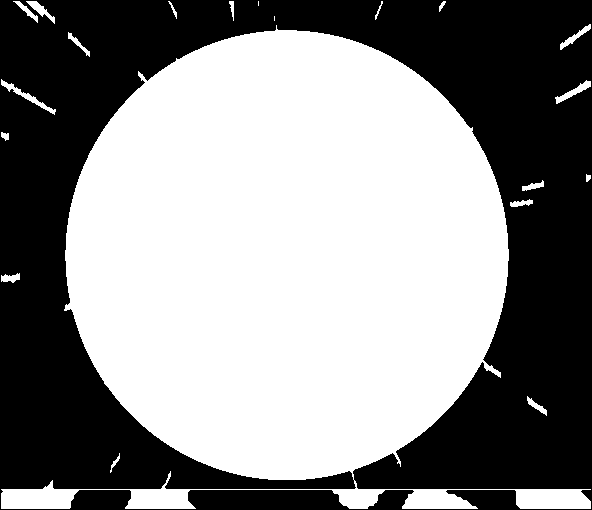
#> input picture fundamental-image-operations/closing_image.png, 592 x 510 px, given in place of the camera
$ python motion_detection_.py
#> lines starting #> are read from the running program, lines starting #| are printed output that depends on the picture; after the words box and inside, x2 and y2 are one past the last pixel; in counts of white or black regions, pixels touching at a corner belong together
#> further down, previous_frame is the input picture: shape (510, 592, 3); 54.7% white; 1 black region, box (x1, y1, x2, y2) and area: (0, 0, 592, 510) 136776
import numpy as np
import cv2

def detect_motion(current_frame, previous_frame):
    try:
        # Convert frames to grayscale
        current_frame_gray = cv2.cvtColor(current_frame, cv2.COLOR_BGR2GRAY)
        previous_frame_gray = cv2.cvtColor(previous_frame, cv2.COLOR_BGR2GRAY)

        # Apply Gaussian blur to reduce noise
        # current_frame_gray = cv2.GaussianBlur(current_frame_gray, (5, 5), 0)
        # previous_frame_gray = cv2.GaussianBlur(previous_frame_gray, (5, 5), 0)

        # Calculate absolute difference
        abs_diff = cv2.absdiff(current_frame_gray, previous_frame_gray)
#> abs_diff: shape (510, 592); every value is 0

        # Apply threshold to the difference image
        _, thresholded_diff = cv2.threshold(abs_diff, 30, 255, cv2.THRESH_BINARY)

        # Use morphological operations to remove small noise (optional but improves results)
        kernel = np.ones((3, 3), np.uint8)
        cleaned_diff = cv2.morphologyEx(thresholded_diff, cv2.MORPH_OPEN, kernel)

        # Calculate the ratio of significant pixels
        significant_pixel_count = np.sum(cleaned_diff > 0)
#> significant_pixel_count = 0
        total_pixels = cleaned_diff.size
#> total_pixels = 301920
        motion_ratio = significant_pixel_count / total_pixels
#> motion_ratio = 0

        print(f"Motion Ratio: {motion_ratio}")
#| Motion Ratio: 0.0

        # Return True if motion is significant (adjust threshold as needed)
        return motion_ratio > 0.0001

    except Exception as e:
        print(f"Error in motion detection: {str(e)}")
        return False

# Capture webcam video
cap = cv2.VideoCapture(0)

# Read the first frame
ret, previous_frame = cap.read()

try:
    while True:
        ret, current_frame = cap.read()
        if not ret:
            break

        # Detect motion
        motion_detected = detect_motion(current_frame, previous_frame)
#> motion_detected = False

        # Create a copy of the frame to avoid overwriting original with text
        frame_with_text = current_frame.copy()

        # Display the motion detection status on the frame
        text = f'Motion Detected: {motion_detected}'
#> text = 'Motion Detected: False'
        if motion_detected:
            cv2.putText(frame_with_text, text, (10, 30), cv2.FONT_HERSHEY_SIMPLEX, 1, (0, 0, 255), 2, cv2.LINE_AA)
        else:
            cv2.putText(frame_with_text, text, (10, 30), cv2.FONT_HERSHEY_SIMPLEX, 1, (0, 255, 0), 2, cv2.LINE_AA)
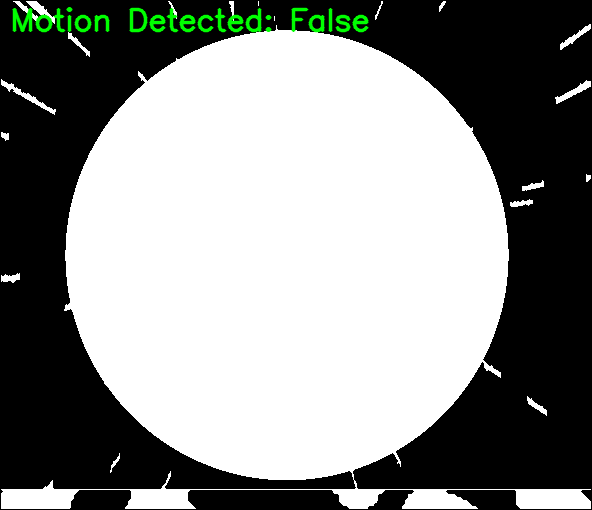
#> frame_with_text: shape (510, 592, 3); 1.37% of pixels changed, all inside (x1, y1, x2, y2) = (12, 7, 369, 33)
        # Display the current frame using OpenCV
        cv2.imshow('Webcam Feed', frame_with_text)

        # Break loop if 'q' is pressed
        if cv2.waitKey(1) & 0xFF == ord('q'):
#> (key q is pressed here)
            break

        # Update previous frame
        previous_frame = current_frame

except KeyboardInterrupt:
    print("Exiting...")

finally:
    cap.release()
    cv2.destroyAllWindows()

$ run again, on fundamental-image-operations/errosion_image.png
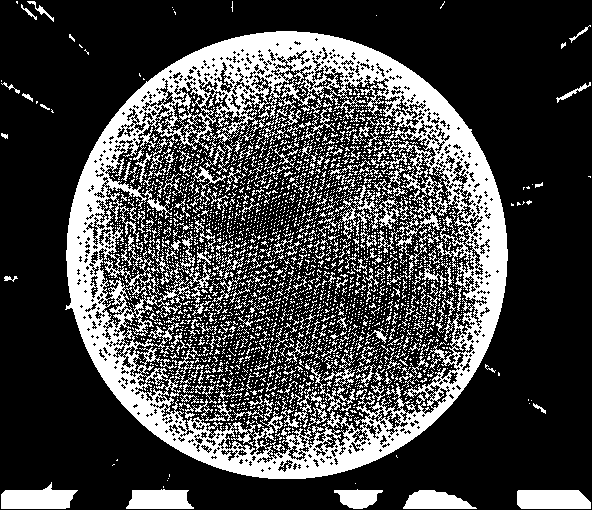
#> input picture fundamental-image-operations/errosion_image.png, 592 x 510 px, given in place of the camera
#> previous_frame is the input picture: shape (510, 592, 3); 26.8% white; 2719 white regions (2452 under 20 px), largest, box (x1, y1, x2, y2) and area: (65, 31, 508, 479) 51690, (1, 482, 78, 509) 1373, (517, 490, 591, 509) 1317
#> abs_diff: shape (510, 592); every value is 0
#> significant_pixel_count = 0
#| Motion Ratio: 0.0
#> motion_detected = False
#> text = 'Motion Detected: False'
#> `cv2.putText(frame_with_text, text, (10, 30), cv2.FONT_HERSHEY_SIMPLEX,..`:
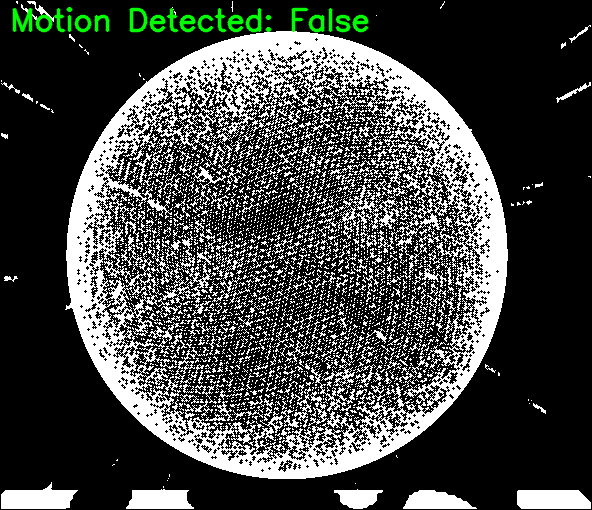
#> frame_with_text: shape (510, 592, 3); 1.37% of pixels changed, all inside (x1, y1, x2, y2) = (12, 7, 369, 33)

$ run again, on fundamental-image-operations/opening_image.png
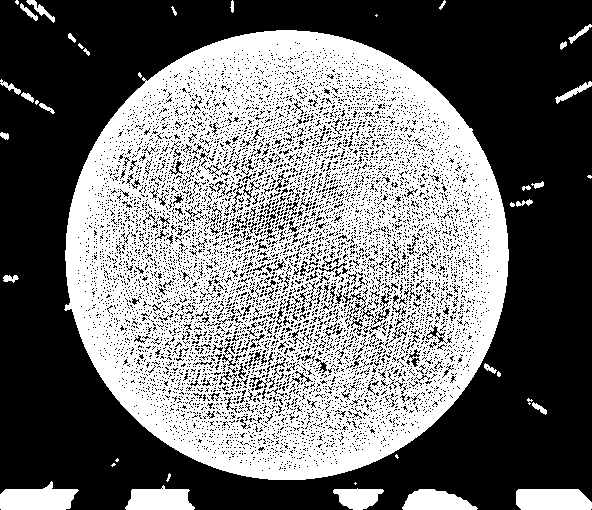
#> input picture fundamental-image-operations/opening_image.png, 592 x 510 px, given in place of the camera
#> previous_frame is the input picture: shape (510, 592, 3); 45.1% white; 40 white regions (13 under 20 px), largest, box (x1, y1, x2, y2) and area: (64, 30, 509, 480) 128344, (0, 481, 79, 510) 1560, (516, 489, 592, 510) 1486
#> abs_diff: shape (510, 592); every value is 0
#> significant_pixel_count = 0
#| Motion Ratio: 0.0
#> motion_detected = False
#> text = 'Motion Detected: False'
#> `cv2.putText(frame_with_text, text, (10, 30), cv2.FONT_HERSHEY_SIMPLEX,..`:
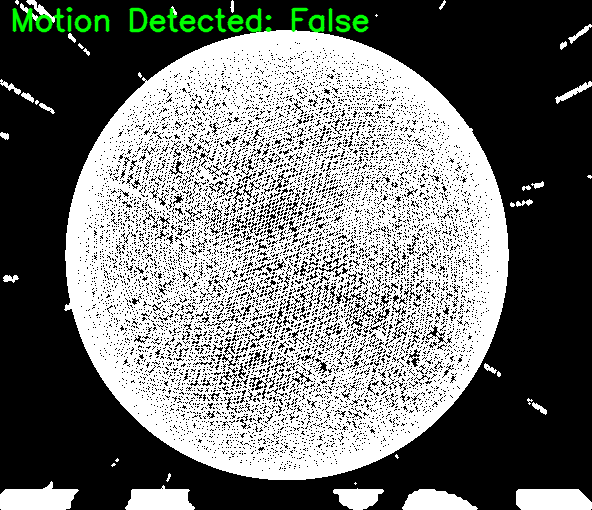
#> frame_with_text: shape (510, 592, 3); 1.37% of pixels changed, all inside (x1, y1, x2, y2) = (12, 7, 369, 33)
